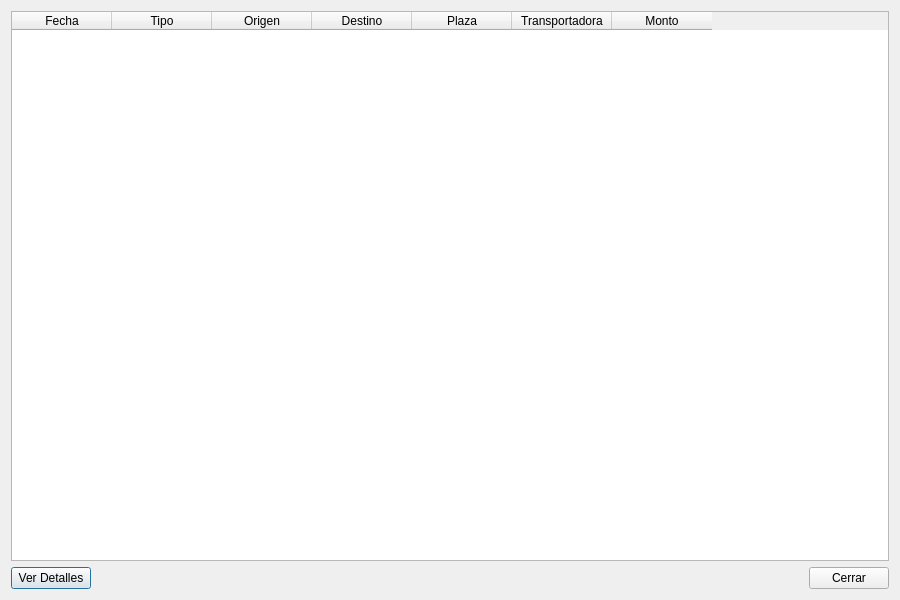
<?xml version="1.0" encoding="UTF-8"?>
<ui version="4.0">
 <class>ListadoOperaciones</class>
 <widget class="QDialog" name="ListadoOperaciones">
  <property name="geometry">
   <rect>
    <x>0</x>
    <y>0</y>
    <width>900</width>
    <height>600</height>
   </rect>
  </property>
  <property name="windowTitle">
   <string>Operaciones Registradas</string>
  </property>
  <layout class="QVBoxLayout" name="verticalLayout">
   <item>
    <widget class="QTableWidget" name="tableOperaciones">
     <column>
      <property name="text">
       <string>Fecha</string>
      </property>
     </column>
     <column>
      <property name="text">
       <string>Tipo</string>
      </property>
     </column>
     <column>
      <property name="text">
       <string>Origen</string>
      </property>
     </column>
     <column>
      <property name="text">
       <string>Destino</string>
      </property>
     </column>
     <column>
      <property name="text">
       <string>Plaza</string>
      </property>
     </column>
     <column>
      <property name="text">
       <string>Transportadora</string>
      </property>
     </column>
     <column>
      <property name="text">
       <string>Monto</string>
      </property>
     </column>
    </widget>
   </item>
   <item>
    <layout class="QHBoxLayout" name="horizontalLayout">
     <item>
      <widget class="QPushButton" name="btnDetalles">
       <property name="text">
        <string>Ver Detalles</string>
       </property>
      </widget>
     </item>
     <item>
      <spacer name="horizontalSpacer">
       <property name="orientation">
        <enum>Qt::Horizontal</enum>
       </property>
       <property name="sizeHint" stdset="0">
        <size>
         <width>40</width>
         <height>20</height>
        </size>
       </property>
      </spacer>
     </item>
     <item>
      <widget class="QPushButton" name="btnCerrar">
       <property name="text">
        <string>Cerrar</string>
       </property>
      </widget>
     </item>
    </layout>
   </item>
  </layout>
 </widget>
 <resources/>
 <connections/>
</ui>
